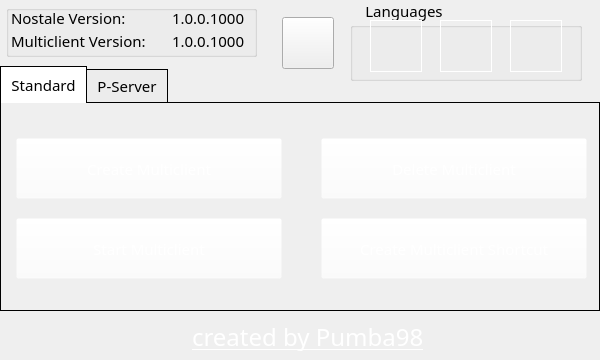
<?xml version="1.0" encoding="UTF-8"?>
<ui version="4.0">
 <class>mainWindow</class>
 <widget class="QMainWindow" name="mainWindow">
  <property name="geometry">
   <rect>
    <x>0</x>
    <y>0</y>
    <width>600</width>
    <height>360</height>
   </rect>
  </property>
  <property name="sizePolicy">
   <sizepolicy hsizetype="Preferred" vsizetype="Preferred">
    <horstretch>0</horstretch>
    <verstretch>0</verstretch>
   </sizepolicy>
  </property>
  <property name="minimumSize">
   <size>
    <width>600</width>
    <height>360</height>
   </size>
  </property>
  <property name="maximumSize">
   <size>
    <width>600</width>
    <height>360</height>
   </size>
  </property>
  <property name="font">
   <font>
    <family>Poetsen One</family>
    <pointsize>11</pointsize>
    <weight>50</weight>
    <italic>false</italic>
    <bold>false</bold>
   </font>
  </property>
  <property name="windowTitle">
   <string>Nostale Multiclient Creator</string>
  </property>
  <property name="windowIcon">
   <iconset resource="../mainform.qrc">
    <normaloff>:/main/img/logo.ico</normaloff>:/main/img/logo.ico</iconset>
  </property>
  <property name="autoFillBackground">
   <bool>false</bool>
  </property>
  <property name="styleSheet">
   <string notr="true">font: 11pt &quot;Poetsen One&quot;;
border-image: url(:/main/img/bg.png) 0 0 0 0 stretch stretch;</string>
  </property>
  <property name="iconSize">
   <size>
    <width>30</width>
    <height>30</height>
   </size>
  </property>
  <widget class="QWidget" name="centralWidget">
   <property name="font">
    <font>
     <family>Poetsen One</family>
     <pointsize>11</pointsize>
     <weight>50</weight>
     <italic>false</italic>
     <bold>false</bold>
    </font>
   </property>
   <property name="styleSheet">
    <string notr="true">QPushButton::disabled{color:white; border-image: url(:/main/img/disabled.png);}

QPushButton{color: white}

QTabWidget::pane {
    border: 1px solid black;
}

QTabWidget::tab-bar:top {
    top: 1px;
}

QTabWidget::tab-bar:bottom {
    bottom: 1px;
}

QTabWidget::tab-bar:left {
    right: 1px;
}

QTabWidget::tab-bar:right {
    left: 1px;
}

QTabBar::tab {
    border: 1px solid black;
}

QTabBar::tab:selected {
    background: white;
}

QTabBar::tab:!selected {
    background: rgb(236, 236, 236);
}

QTabBar::tab:!selected:hover {
    background: #999;
}

QTabBar::tab:top:!selected {
    margin-top: 3px;
}

QTabBar::tab:bottom:!selected {
    margin-bottom: 3px;
}

QTabBar::tab:top, QTabBar::tab:bottom {
    min-width: 8ex;
    margin-right: -1px;
    padding: 5px 10px 5px 10px;
}

QTabBar::tab:top:selected {
    border-bottom-color: none;
}

QTabBar::tab:bottom:selected {
    border-top-color: none;
}

QTabBar::tab:top:last, QTabBar::tab:bottom:last,
QTabBar::tab:top:only-one, QTabBar::tab:bottom:only-one {
    margin-right: 0;
}

QTabBar::tab:left:!selected {
    margin-right: 3px;
}

QTabBar::tab:right:!selected {
    margin-left: 3px;
}

QTabBar::tab:left, QTabBar::tab:right {
    min-height: 8ex;
    margin-bottom: -1px;
    padding: 10px 5px 10px 5px;
}

QTabBar::tab:left:selected {
    border-left-color: none;
}

QTabBar::tab:right:selected {
    border-right-color: none;
}

QTabBar::tab:left:last, QTabBar::tab:right:last,
QTabBar::tab:left:only-one, QTabBar::tab:right:only-one {
    margin-bottom: 0;
}</string>
   </property>
   <widget class="QLabel" name="lab_kofi">
    <property name="geometry">
     <rect>
      <x>442</x>
      <y>314</y>
      <width>143</width>
      <height>41</height>
     </rect>
    </property>
    <property name="styleSheet">
     <string notr="true">border-image: none;</string>
    </property>
    <property name="text">
     <string>&lt;html&gt;&lt;head/&gt;&lt;body&gt;&lt;p&gt;&lt;a href=&quot;https://ko-fi.com/Pumbaa&quot;&gt;&lt;img src=&quot;:/main/img/kofi4.png&quot; height=&quot;36&quot;/&gt;&lt;/a&gt;&lt;/p&gt;&lt;/body&gt;&lt;/html&gt;</string>
    </property>
    <property name="textFormat">
     <enum>Qt::RichText</enum>
    </property>
    <property name="scaledContents">
     <bool>true</bool>
    </property>
    <property name="openExternalLinks">
     <bool>true</bool>
    </property>
   </widget>
   <widget class="QLabel" name="lab_creator">
    <property name="geometry">
     <rect>
      <x>192</x>
      <y>320</y>
      <width>241</width>
      <height>31</height>
     </rect>
    </property>
    <property name="font">
     <font>
      <family>Poetsen One</family>
      <pointsize>11</pointsize>
      <weight>50</weight>
      <italic>false</italic>
      <bold>false</bold>
     </font>
    </property>
    <property name="styleSheet">
     <string notr="true">border-image: none;</string>
    </property>
    <property name="text">
     <string>&lt;html&gt;&lt;head/&gt;&lt;body&gt;&lt;p&gt;&lt;a href=&quot;https://www.elitepvpers.com/forum/members/3141926-pumba98.html&quot;&gt;&lt;span style=&quot; font-size:18pt; text-decoration: underline; color:#ffffff;&quot;&gt;created by Pumba98&lt;/span&gt;&lt;/a&gt;&lt;/p&gt;&lt;/body&gt;&lt;/html&gt;</string>
    </property>
    <property name="openExternalLinks">
     <bool>true</bool>
    </property>
    <property name="textInteractionFlags">
     <set>Qt::TextBrowserInteraction</set>
    </property>
    <property name="buddy">
     <cstring></cstring>
    </property>
   </widget>
   <widget class="QTabWidget" name="main_tabs">
    <property name="geometry">
     <rect>
      <x>0</x>
      <y>65</y>
      <width>600</width>
      <height>246</height>
     </rect>
    </property>
    <property name="font">
     <font>
      <family>Poetsen One</family>
      <pointsize>11</pointsize>
      <weight>50</weight>
      <italic>false</italic>
      <bold>false</bold>
     </font>
    </property>
    <property name="styleSheet">
     <string notr="true">border-image: none;</string>
    </property>
    <property name="currentIndex">
     <number>0</number>
    </property>
    <widget class="QWidget" name="sTab_standard">
     <property name="styleSheet">
      <string notr="true"/>
     </property>
     <attribute name="title">
      <string>Standard</string>
     </attribute>
     <widget class="QPushButton" name="btn_MulticlientLink">
      <property name="enabled">
       <bool>false</bool>
      </property>
      <property name="geometry">
       <rect>
        <x>320</x>
        <y>115</y>
        <width>266</width>
        <height>61</height>
       </rect>
      </property>
      <property name="font">
       <font>
        <family>Poetsen One</family>
        <pointsize>11</pointsize>
        <weight>50</weight>
        <italic>false</italic>
        <bold>false</bold>
       </font>
      </property>
      <property name="styleSheet">
       <string notr="true">QPushButton::hover{border-image: url(:/main/img/purple_light.png) 0 0 0 0 stretch stretch;}
QPushButton::pressed{border-image: url(:/main/img/purple_dark.png) 0 0 0 0 stretch stretch;}
QPushButton::disabled{border-image: url(:/main/img/disabled.png) 0 0 0 0 stretch stretch;}
QPushButton{
border-image: url(:/main/img/purple.png) 0 0 0 0 stretch stretch;
background-color: rgba(255, 255, 255,0);
}
</string>
      </property>
      <property name="text">
       <string>Create Multiclient Shortcut</string>
      </property>
     </widget>
     <widget class="QPushButton" name="btn_Create">
      <property name="geometry">
       <rect>
        <x>15</x>
        <y>35</y>
        <width>266</width>
        <height>61</height>
       </rect>
      </property>
      <property name="font">
       <font>
        <family>Poetsen One</family>
        <pointsize>11</pointsize>
        <weight>50</weight>
        <italic>false</italic>
        <bold>false</bold>
       </font>
      </property>
      <property name="styleSheet">
       <string notr="true">QPushButton::hover{border-image: url(:/main/img/blue_light.png) 0 0 0 0 stretch stretch;}
QPushButton::pressed{border-image: url(:/main/img/blue_dark.png) 0 0 0 0 stretch stretch;}
QPushButton::disabled{border-image: url(:/main/img/disabled.png) 0 0 0 0 stretch stretch;}
QPushButton{
border-image: url(:/main/img/blue.png) 0 0 0 0 stretch stretch;
background-color: rgba(255, 255, 255,0);
background-image: none;
}</string>
      </property>
      <property name="text">
       <string>Create Multiclient</string>
      </property>
      <property name="autoDefault">
       <bool>false</bool>
      </property>
      <property name="default">
       <bool>false</bool>
      </property>
      <property name="flat">
       <bool>false</bool>
      </property>
     </widget>
     <widget class="QPushButton" name="btn_Delete">
      <property name="enabled">
       <bool>false</bool>
      </property>
      <property name="geometry">
       <rect>
        <x>320</x>
        <y>35</y>
        <width>266</width>
        <height>61</height>
       </rect>
      </property>
      <property name="font">
       <font>
        <family>Poetsen One</family>
        <pointsize>11</pointsize>
        <weight>50</weight>
        <italic>false</italic>
        <bold>false</bold>
       </font>
      </property>
      <property name="styleSheet">
       <string notr="true">QPushButton::hover{border-image: url(:/main/img/orange_light.png) 0 0 0 0 stretch stretch;}
QPushButton::pressed{border-image: url(:/main/img/orange_dark.png) 0 0 0 0 stretch stretch;}
QPushButton::disabled{border-image: url(:/main/img/disabled.png) 0 0 0 0 stretch stretch;}
QPushButton{
border-image: url(:/main/img/orange.png) 0 0 0 0 stretch stretch;
background-color: rgba(255, 255, 255,0);
}
</string>
      </property>
      <property name="text">
       <string>Delete Multiclient</string>
      </property>
     </widget>
     <widget class="QPushButton" name="btn_Start">
      <property name="enabled">
       <bool>false</bool>
      </property>
      <property name="geometry">
       <rect>
        <x>15</x>
        <y>115</y>
        <width>266</width>
        <height>61</height>
       </rect>
      </property>
      <property name="font">
       <font>
        <family>Poetsen One</family>
        <pointsize>11</pointsize>
        <weight>50</weight>
        <italic>false</italic>
        <bold>false</bold>
       </font>
      </property>
      <property name="styleSheet">
       <string notr="true">QPushButton::hover{border-image: url(:/main/img/orange_light.png) 0 0 0 0 stretch stretch;}
QPushButton::pressed{border-image: url(:/main/img/orange_dark.png) 0 0 0 0 stretch stretch;}
QPushButton::disabled{border-image: url(:/main/img/disabled.png) 0 0 0 0 stretch stretch;}
QPushButton{
border-image: url(:/main/img/orange.png) 0 0 0 0 stretch stretch;
background-color: rgba(255, 255, 255,0);
}
</string>
      </property>
      <property name="text">
       <string>Start Multiclient</string>
      </property>
     </widget>
    </widget>
    <widget class="QWidget" name="sTab_advanced">
     <property name="styleSheet">
      <string notr="true"/>
     </property>
     <attribute name="title">
      <string>P-Server</string>
     </attribute>
     <widget class="QLineEdit" name="in_ip">
      <property name="geometry">
       <rect>
        <x>30</x>
        <y>130</y>
        <width>151</width>
        <height>31</height>
       </rect>
      </property>
      <property name="font">
       <font>
        <family>Poetsen One</family>
        <pointsize>11</pointsize>
        <weight>50</weight>
        <italic>false</italic>
        <bold>false</bold>
       </font>
      </property>
      <property name="styleSheet">
       <string notr="true"/>
      </property>
      <property name="inputMask">
       <string/>
      </property>
      <property name="text">
       <string>79.110.84.75</string>
      </property>
      <property name="placeholderText">
       <string>IP</string>
      </property>
     </widget>
     <widget class="QPushButton" name="btn_createAdvancedGf">
      <property name="enabled">
       <bool>false</bool>
      </property>
      <property name="geometry">
       <rect>
        <x>318</x>
        <y>136</y>
        <width>266</width>
        <height>61</height>
       </rect>
      </property>
      <property name="font">
       <font>
        <family>Poetsen One</family>
        <pointsize>11</pointsize>
        <weight>50</weight>
        <italic>false</italic>
        <bold>false</bold>
       </font>
      </property>
      <property name="styleSheet">
       <string notr="true">QPushButton::hover{border-image: url(:/main/img/blue_light.png) 0 0 0 0 stretch stretch;}
QPushButton::pressed{border-image: url(:/main/img/blue_dark.png) 0 0 0 0 stretch stretch;}
QPushButton::disabled{border-image: url(:/main/img/disabled.png) 0 0 0 0 stretch stretch;}
QPushButton{
border-image: url(:/main/img/blue.png) 0 0 0 0 stretch stretch;
background-color: rgba(255, 255, 255,0);
}</string>
      </property>
      <property name="text">
       <string>Create Client with thinClient Login</string>
      </property>
     </widget>
     <widget class="QLineEdit" name="in_filename">
      <property name="geometry">
       <rect>
        <x>30</x>
        <y>82</y>
        <width>266</width>
        <height>31</height>
       </rect>
      </property>
      <property name="font">
       <font>
        <family>Poetsen One</family>
        <pointsize>11</pointsize>
        <weight>50</weight>
        <italic>false</italic>
        <bold>false</bold>
       </font>
      </property>
      <property name="styleSheet">
       <string notr="true"/>
      </property>
      <property name="inputMask">
       <string/>
      </property>
      <property name="text">
       <string/>
      </property>
      <property name="placeholderText">
       <string>Filename</string>
      </property>
     </widget>
     <widget class="QPushButton" name="btn_createAdvanced">
      <property name="enabled">
       <bool>false</bool>
      </property>
      <property name="geometry">
       <rect>
        <x>318</x>
        <y>46</y>
        <width>266</width>
        <height>61</height>
       </rect>
      </property>
      <property name="font">
       <font>
        <family>Poetsen One</family>
        <pointsize>11</pointsize>
        <weight>50</weight>
        <italic>false</italic>
        <bold>false</bold>
       </font>
      </property>
      <property name="styleSheet">
       <string notr="true">QPushButton::hover{border-image: url(:/main/img/blue_light.png) 0 0 0 0 stretch stretch;}
QPushButton::pressed{border-image: url(:/main/img/blue_dark.png) 0 0 0 0 stretch stretch;}
QPushButton::disabled{border-image: url(:/main/img/disabled.png) 0 0 0 0 stretch stretch;}
QPushButton{
border-image: url(:/main/img/blue.png) 0 0 0 0 stretch stretch;
background-color: rgba(255, 255, 255,0);
}</string>
      </property>
      <property name="text">
       <string>Create P-Server Multiclient</string>
      </property>
     </widget>
     <widget class="QComboBox" name="cB_port">
      <property name="geometry">
       <rect>
        <x>195</x>
        <y>130</y>
        <width>101</width>
        <height>31</height>
       </rect>
      </property>
      <property name="font">
       <font>
        <family>Poetsen One</family>
        <pointsize>11</pointsize>
        <weight>50</weight>
        <italic>false</italic>
        <bold>false</bold>
       </font>
      </property>
      <property name="styleSheet">
       <string notr="true"/>
      </property>
      <property name="currentText">
       <string>Port</string>
      </property>
      <property name="maxVisibleItems">
       <number>11</number>
      </property>
      <item>
       <property name="text">
        <string>Port</string>
       </property>
      </item>
      <item>
       <property name="text">
        <string>4000 (EN)</string>
       </property>
      </item>
      <item>
       <property name="text">
        <string>4001 (DE)</string>
       </property>
      </item>
      <item>
       <property name="text">
        <string>4002 (FR)</string>
       </property>
      </item>
      <item>
       <property name="text">
        <string>4003 (IT)</string>
       </property>
      </item>
      <item>
       <property name="text">
        <string>4004 (PL)</string>
       </property>
      </item>
      <item>
       <property name="text">
        <string>4005 (ES)</string>
       </property>
      </item>
      <item>
       <property name="text">
        <string>4006 (CZ)</string>
       </property>
      </item>
      <item>
       <property name="text">
        <string>4007 (RU)</string>
       </property>
      </item>
      <item>
       <property name="text">
        <string>4008 (TR)</string>
       </property>
      </item>
      <item>
       <property name="text">
        <string>Other</string>
       </property>
      </item>
     </widget>
    </widget>
   </widget>
   <widget class="QPushButton" name="btn_folderSelection">
    <property name="geometry">
     <rect>
      <x>282</x>
      <y>17</y>
      <width>52</width>
      <height>52</height>
     </rect>
    </property>
    <property name="styleSheet">
     <string notr="true">background-color: rgba(255, 255, 255, 0);
QPushButton::hover{border-image: url(:/main/img/folder_light.png);};
QPushButton::pressed{border-image: url(:/main/img/folder_dark.png);};
border-image: url(:/main/img/folder.png);
border-style: solid;
border-width:1px;
border-radius:50px;
max-width:50px;
max-height:50px;
min-width:50px;
min-height:50px;</string>
    </property>
    <property name="text">
     <string/>
    </property>
   </widget>
   <widget class="QGroupBox" name="gB_versions">
    <property name="geometry">
     <rect>
      <x>6</x>
      <y>5</y>
      <width>251</width>
      <height>52</height>
     </rect>
    </property>
    <property name="font">
     <font>
      <family>Poetsen One</family>
      <pointsize>11</pointsize>
      <weight>50</weight>
      <italic>false</italic>
      <bold>false</bold>
     </font>
    </property>
    <property name="styleSheet">
     <string notr="true">border-image: none;
background-color: rgba(255, 255, 255, 0);
QGroupBox {
    border: 1px solid black;
}
QLabel{FontLoader: url(:/main/font/PoetsenOne-Regular.ttf); }

</string>
    </property>
    <property name="title">
     <string/>
    </property>
    <widget class="QLabel" name="lab_MCVersion">
     <property name="geometry">
      <rect>
       <x>166</x>
       <y>28</y>
       <width>91</width>
       <height>16</height>
      </rect>
     </property>
     <property name="font">
      <font>
       <family>Poetsen One</family>
       <pointsize>11</pointsize>
       <weight>50</weight>
       <italic>false</italic>
       <bold>false</bold>
      </font>
     </property>
     <property name="styleSheet">
      <string notr="true">border-image: none;
background-color: rgba(255, 255, 255, 0);</string>
     </property>
     <property name="text">
      <string notr="true">1.0.0.1000</string>
     </property>
    </widget>
    <widget class="QLabel" name="lab_nosVersion">
     <property name="geometry">
      <rect>
       <x>166</x>
       <y>5</y>
       <width>96</width>
       <height>16</height>
      </rect>
     </property>
     <property name="font">
      <font>
       <family>Poetsen One</family>
       <pointsize>11</pointsize>
       <weight>50</weight>
       <italic>false</italic>
       <bold>false</bold>
      </font>
     </property>
     <property name="styleSheet">
      <string notr="true">border-image: none;
background-color: rgba(255, 255, 255, 0);</string>
     </property>
     <property name="text">
      <string notr="true">1.0.0.1000</string>
     </property>
    </widget>
    <widget class="QLabel" name="lab_MCVersion_pre">
     <property name="geometry">
      <rect>
       <x>5</x>
       <y>28</y>
       <width>155</width>
       <height>16</height>
      </rect>
     </property>
     <property name="font">
      <font>
       <family>Poetsen One</family>
       <pointsize>11</pointsize>
       <weight>50</weight>
       <italic>false</italic>
       <bold>false</bold>
      </font>
     </property>
     <property name="styleSheet">
      <string notr="true">border-image: none;
background-color: rgba(255, 255, 255, 0);</string>
     </property>
     <property name="text">
      <string>Multiclient Version:</string>
     </property>
    </widget>
    <widget class="QLabel" name="lab_nosVersion_pre">
     <property name="geometry">
      <rect>
       <x>5</x>
       <y>5</y>
       <width>136</width>
       <height>16</height>
      </rect>
     </property>
     <property name="font">
      <font>
       <family>Poetsen One</family>
       <pointsize>11</pointsize>
       <weight>50</weight>
       <italic>false</italic>
       <bold>false</bold>
      </font>
     </property>
     <property name="styleSheet">
      <string notr="true">border-image: none;
background-color: rgba(255, 255, 255, 0);</string>
     </property>
     <property name="text">
      <string>Nostale Version:</string>
     </property>
    </widget>
   </widget>
   <widget class="QGroupBox" name="gb_lang">
    <property name="geometry">
     <rect>
      <x>350</x>
      <y>0</y>
      <width>232</width>
      <height>81</height>
     </rect>
    </property>
    <property name="font">
     <font>
      <family>Poetsen One</family>
      <pointsize>11</pointsize>
      <weight>50</weight>
      <italic>false</italic>
      <bold>false</bold>
     </font>
    </property>
    <property name="styleSheet">
     <string notr="true">border-image: none;
background-color: rgba(255, 255, 255, 0);

QGroupBox {
    border: 1px solid black;
    margin-top: 0.5em;
}

QGroupBox::title {
    subcontrol-origin: margin;
    left: 10px;
    padding: 0 3px 0 3px;
}</string>
    </property>
    <property name="title">
     <string>Languages</string>
    </property>
    <property name="flat">
     <bool>false</bool>
    </property>
    <widget class="QPushButton" name="btn_IT">
     <property name="geometry">
      <rect>
       <x>160</x>
       <y>20</y>
       <width>52</width>
       <height>52</height>
      </rect>
     </property>
     <property name="styleSheet">
      <string notr="true">QPushButton::hover{border-image: url(:/main/img/it_light.png);}
QPushButton::pressed{border-image: url(:/main/img/it_dark.png);}
QPushButton{
border-image: url(:/main/img/it.png); 
 border-style: solid;
 border-width:1px;
 border-radius:50px;
 max-width:50px;
 max-height:50px;
 min-width:50px;
 min-height:50px;
}</string>
     </property>
     <property name="text">
      <string/>
     </property>
    </widget>
    <widget class="QPushButton" name="btn_EN">
     <property name="geometry">
      <rect>
       <x>90</x>
       <y>20</y>
       <width>52</width>
       <height>52</height>
      </rect>
     </property>
     <property name="styleSheet">
      <string notr="true">QPushButton::hover{border-image: url(:/main/img/uk_light.png);}
QPushButton::pressed{border-image: url(:/main/img/uk_dark.png);}
QPushButton{
border-image: url(:/main/img/uk.png);
 border-style: solid;
 border-width:1px;
 border-radius:50px;
 max-width:50px;
 max-height:50px;
 min-width:50px;
 min-height:50px;
}</string>
     </property>
     <property name="text">
      <string/>
     </property>
    </widget>
    <widget class="QPushButton" name="btn_DE">
     <property name="geometry">
      <rect>
       <x>20</x>
       <y>20</y>
       <width>52</width>
       <height>52</height>
      </rect>
     </property>
     <property name="styleSheet">
      <string notr="true">QPushButton::hover{border-image: url(:/main/img/ger_light.png);}
QPushButton::pressed{border-image: url(:/main/img/ger_dark.png);}
QPushButton{
border-image: url(:/main/img/ger.png); 
 border-style: solid;
 border-width:1px;
 border-radius:50px;
 max-width:50px;
 max-height:50px;
 min-width:50px;
 min-height:50px;
}</string>
     </property>
     <property name="text">
      <string/>
     </property>
    </widget>
   </widget>
  </widget>
  <action name="actionGerman">
   <property name="text">
    <string>Deutsch</string>
   </property>
  </action>
  <action name="actionEnglish">
   <property name="text">
    <string>English</string>
   </property>
  </action>
 </widget>
 <layoutdefault spacing="6" margin="11"/>
 <resources>
  <include location="../mainform.qrc"/>
 </resources>
 <connections/>
 <slots>
  <slot>loadLanguage()</slot>
  <slot>createMulti()</slot>
  <slot>startClient()</slot>
  <slot>removeMulti()</slot>
  <slot>shortcutMulti()</slot>
  <slot>shortcutCreator()</slot>
  <slot>createAdvancedMulti()</slot>
  <slot>folderSelection()</slot>
  <slot>checkIPPort()</slot>
 </slots>
</ui>
